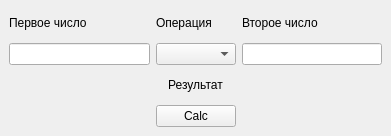
<?xml version="1.0" encoding="UTF-8"?>
<ui version="4.0">
 <class>MainWindow</class>
 <widget class="QMainWindow" name="MainWindow">
  <property name="geometry">
   <rect>
    <x>0</x>
    <y>0</y>
    <width>391</width>
    <height>136</height>
   </rect>
  </property>
  <property name="windowTitle">
   <string>Калькулятор</string>
  </property>
  <widget class="QWidget" name="centralwidget">
   <layout class="QGridLayout" name="gridLayout">
    <item row="2" column="2">
     <widget class="QLineEdit" name="lineEditB"/>
    </item>
    <item row="0" column="1">
     <widget class="QLabel" name="label_2">
      <property name="text">
       <string>Операция</string>
      </property>
     </widget>
    </item>
    <item row="0" column="2">
     <widget class="QLabel" name="label_3">
      <property name="text">
       <string>Второе число</string>
      </property>
     </widget>
    </item>
    <item row="0" column="0">
     <widget class="QLabel" name="label">
      <property name="text">
       <string>Первое число</string>
      </property>
      <property name="alignment">
       <set>Qt::AlignJustify|Qt::AlignVCenter</set>
      </property>
     </widget>
    </item>
    <item row="2" column="0">
     <widget class="QLineEdit" name="lineEditA"/>
    </item>
    <item row="4" column="1">
     <widget class="QPushButton" name="btn_calc">
      <property name="text">
       <string>Calc</string>
      </property>
     </widget>
    </item>
    <item row="2" column="1">
     <widget class="QComboBox" name="cbx_oper"/>
    </item>
    <item row="3" column="0" colspan="3">
     <widget class="QLabel" name="label_result">
      <property name="layoutDirection">
       <enum>Qt::LeftToRight</enum>
      </property>
      <property name="text">
       <string>Результат</string>
      </property>
      <property name="alignment">
       <set>Qt::AlignCenter</set>
      </property>
     </widget>
    </item>
   </layout>
  </widget>
 </widget>
 <resources/>
 <connections/>
</ui>
